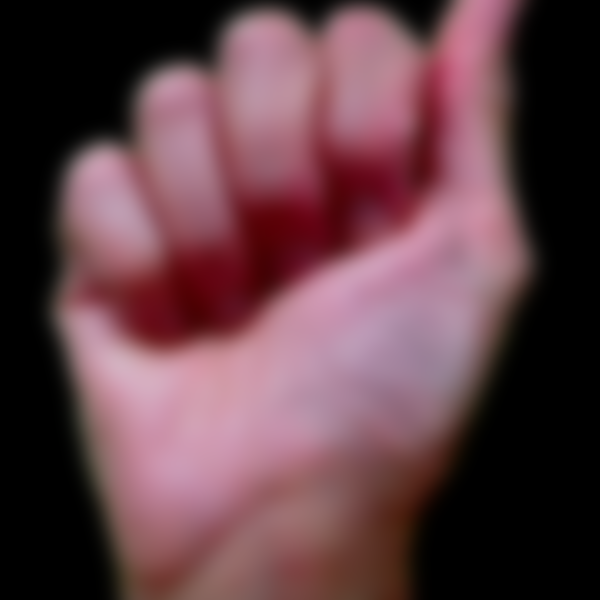
#> input picture Mult_Augments/hand1_a_dif_seg_4_cropped_aug_scaled_blurred.png, 600 x 600 px, given as the content of the folder ./handgesturedataset_part1/, which was not available
$ jupyter execute --allow-errors SaveAugmentedImgs.ipynb   (text cells are left out)
#> lines starting #> are read from the running program, lines starting #| are printed output that depends on the picture; pictures that were not available may be replaced by others from this repository, and a replacement may not be noted
[cell 1]
import numpy as np
import skimage
import matplotlib.pyplot as plt
from tempfile import TemporaryFile
from PIL import Image, ImageEnhance
from os import listdir
import imghdr
from skimage.transform import rotate, AffineTransform, warp
from skimage import filters
from torchvision import transforms
import cv2
import scipy
import random

#> (a cell that did not finish here is left out)

[cell 3]
### Load Data and Handle Preprocessing
# This code takes in a dataset and saves each image with each of the augmentations seperately

# Input: Folder with all the .png images
# Output: A Map of file names mapped to imgs
def loadImages(path):
#> called with path = './handgesturedataset_part1/'
  imagesList = listdir(path)
  imgs = {}
  for image in imagesList:
    if imghdr.what(path + image) == 'png':
      if (image[6].isalpha()): # only add 5 of each image, only add alphabetical values
        img = Image.open(path + image)
#> img is the input picture: PIL image 600x600 RGB; mean R, G, B 96.9, 63.6, 70.7
        imgs[image[0:len(image) - 4]] = img
  return imgs

# Convert png img array to array np arrays
# Input: PNG image array
# Output: a list of numpy images
def ImagesToArray(imgs):
  imgs_array = {}
  for imgName in imgs.keys():
    img_array = np.array(imgs[imgName])
    imgs_array[imgName] = img_array
  return imgs_array

# Zero pad all images
# Input: list of numpy images
# Output: numpy array of N 600x600 images with 3 channels
def shape600(imgs):
  reshaped_array = {}
  for imgName in imgs.keys():
    img = imgs[imgName]
    x_pad_width = (600 - img.shape[0])//2
    y_pad_width = (600 - img.shape[1])//2
    new_img = (np.pad(img, ((x_pad_width, x_pad_width + (img.shape[0])%2), (y_pad_width, y_pad_width+(img.shape[1]%2)), (0,0)), constant_values=img[0][0][0])).astype('uint8')
    reshaped_array[imgName] = new_img
    img_save = Image.fromarray(new_img, 'RGB')
    img_save.save('./FinalImages/' + imgName + '.png')
  return reshaped_array

def blur(imgs, sd=1):
  filtered_img = {}
  for imgName in imgs.keys():
    img = imgs[imgName]
    new_img = skimage.filters.gaussian(img, sigma=sd)
    filtered_img[imgName + '_blurred'] = new_img
    img_save = Image.fromarray((new_img * 255).astype('uint8'), 'RGB')
    img_save.save('./FinalImages/' + imgName + '_blurred' + '.png')
  return filtered_img

def Scale(imgs):
  scaled_images = {}
  for imgName in imgs.keys():
    img = imgs[imgName]
    ratio = random.choice([0.1, 0.2, 0.3, 0.4])
    x = int(ratio * 600 / 2)
    scaled = img[x:600-x, x:600-x]
    new_img = cv2.resize(scaled, dsize=(600, 600), interpolation=cv2.INTER_CUBIC)
    scaled_images[imgName + '_scaled'] = new_img
    img_save = Image.fromarray(new_img, 'RGB')
    img_save.save('./FinalImages/' + imgName + '_scaled' + '.png')
  return scaled_images


def Rotate30(imgs):
  rot30_imgs = {}
  for imgName in imgs.keys():
    img = imgs[imgName]
    rand_dir = random.choice([-1, 1])
    new_img = rotate(img, rand_dir * 30)
    rot30_imgs[imgName + '_rotated'] = new_img
    img_save = Image.fromarray((new_img * 255).astype('uint8'), 'RGB')
    img_save.save('./FinalImages/' + imgName + '_rotated' + '.png')
  return rot30_imgs

def VerticalFlip(imgs):
  flip_imgs = {}
  for imgName in imgs.keys():
    img = imgs[imgName]
    new_img = np.fliplr(img)
    flip_imgs[imgName + '_flipped'] = new_img
    img_save = Image.fromarray(new_img, 'RGB')
    img_save.save('./FinalImages/' + imgName + '_fipped' + '.png')
  return flip_imgs

def Translation(imgs):
  trans_imgs = {}
  for imgName in imgs.keys():
    img = imgs[imgName]
    rand_x = random.randrange(-150, 150, 50)
    rand_y = random.randrange(-150, 150, 50)
    transform = AffineTransform(translation=(rand_x,rand_y))
    new_img = warp(img,transform, mode="constant")
    trans_imgs[imgName + '_flipped'] = new_img
    img_save = Image.fromarray((new_img * 255).astype('uint8'), 'RGB')
    img_save.save('./FinalImages/' + imgName + '_translated' + '.png')
  return trans_imgs
####################################################

# load png_images from Data_full foler
path = "./handgesturedataset_part1/"

# images in an array named imgs
imgs_png = loadImages(path)
#> imgs_png = 1 item

# Step 1 convert png_images to np arrays
imgs_array_before = ImagesToArray(imgs_png)
#> the loop in ImagesToArray, `for imgName in imgs.keys():` made 1 pass
#> imgs_array_before = 1 item

# # Step 2 Reshape the images
imgs_array_reshaped = shape600(imgs_array_before)
#> the loop in shape600, `for imgName in imgs.keys():` made 1 pass
#> (x_pad_width, y_pad_width) on pass 1: (0, 0)
#> imgs_array_reshaped = 1 item

# # Step 3 Blur the images
blurred_imgs = blur(imgs_array_reshaped, 10)
#> the loop in blur, `for imgName in imgs.keys():` made 1 pass
#> pass 1, in blur, `new_img = skimage.filters.gaussian(img, sigma=sd)`:
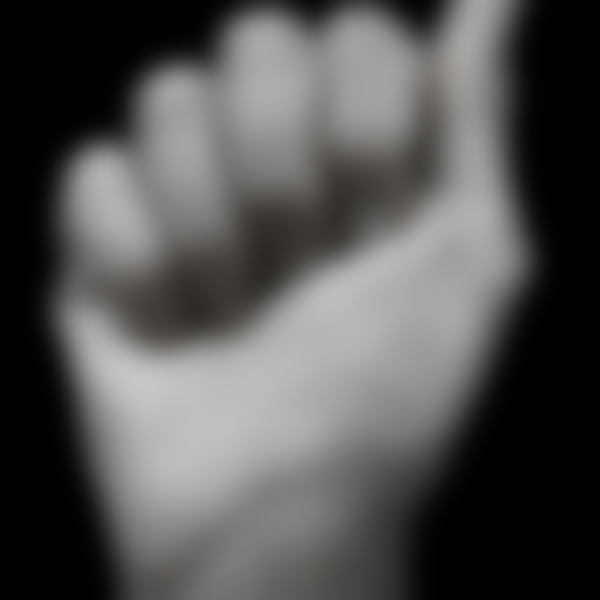
#> new_img: shape (600, 600, 3) float64; mean R, G, B 0.329, 0.325, 0.321
#> blurred_imgs = 1 item

# Step 4 Scale the images
scaled_imgs = Scale(imgs_array_reshaped)
#> the loop in Scale, `for imgName in imgs.keys():` made 1 pass
#> (ratio, x) on pass 1: (0.4, 120)
#> pass 1, in Scale, `scaled = img[x:600-x, x:600-x]`:
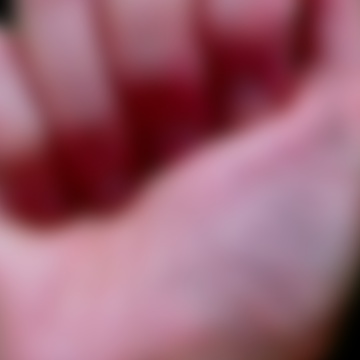
#> scaled: shape (360, 360, 3); mean R, G, B 153.8, 96.9, 112.7
#> scaled_imgs = 1 item

# Step 5 Flip the images
flipped_imgs = VerticalFlip(imgs_array_reshaped)
#> the loop in VerticalFlip, `for imgName in imgs.keys():` made 1 pass
#> pass 1, in VerticalFlip, `new_img = np.fliplr(img)`:
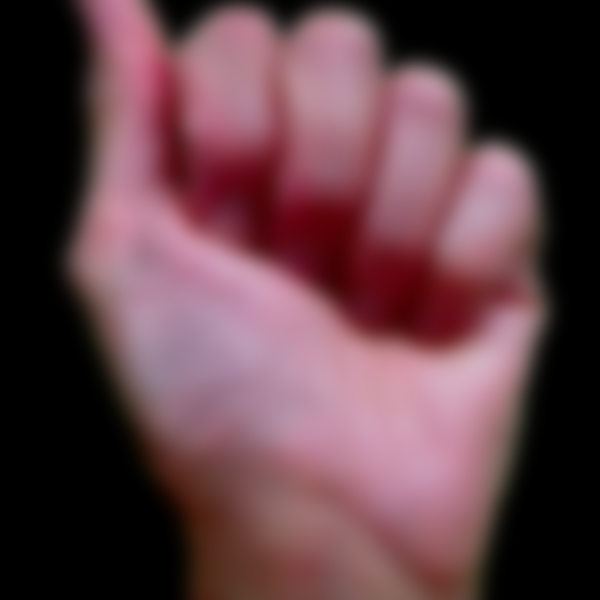
#> new_img: shape (600, 600, 3); mean R, G, B 96.9, 63.6, 70.7
#> flipped_imgs = 1 item

# Step 6 Add translation to images
translated_imgs = Translation(imgs_array_reshaped)
#> the loop in Translation, `for imgName in imgs.keys():` made 1 pass
#> (rand_x, rand_y) on pass 1: (0, -150)
#> pass 1, in Translation, `new_img = warp(img,transform, mode="constant")`:
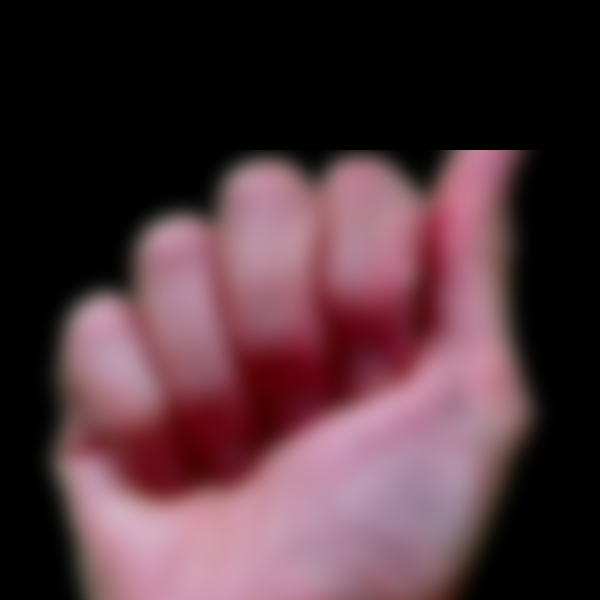
#> new_img: shape (600, 600, 3) float64; mean R, G, B 0.309, 0.203, 0.23
#> translated_imgs = 1 item

# Step 7 Rotate 30 Degrees
rotated30_imgs = Rotate30(imgs_array_reshaped)
#> the loop in Rotate30, `for imgName in imgs.keys():` made 1 pass
#> rand_dir on pass 1: 1
#> pass 1, in Rotate30, `new_img = rotate(img, rand_dir * 30)`:
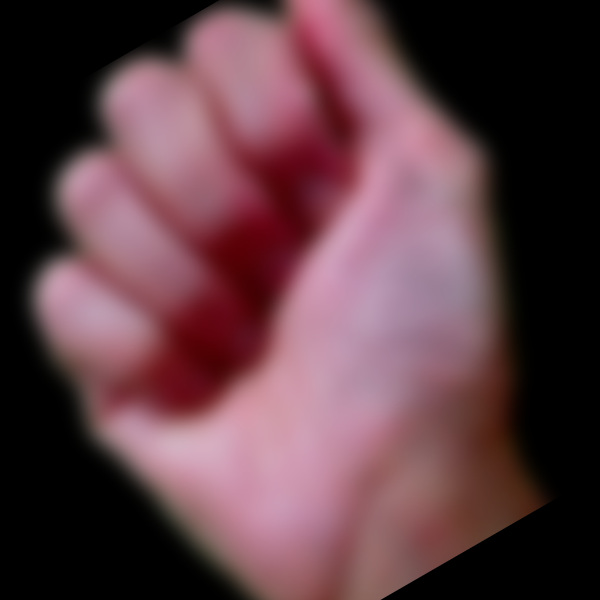
#> new_img: shape (600, 600, 3) float64; mean R, G, B 0.369, 0.242, 0.27
#> rotated30_imgs = 1 item

[cell 4]
### Load Data and Handle Preprocessing

# Input: Folder with all the .png images
# Output: A Map of file names mapped to imgs
def loadImages(path):
  imagesList = listdir(path)
  imgs = {}
  for image in imagesList:
    if imghdr.what(path + image) == 'png':
      if (image[6].isalpha()): # only add 5 of each image, only add alphabetical values
        img = Image.open(path + image)
        imgs[image[0:len(image) - 4]] = img
  return imgs

# Convert png img array to array np arrays
# Input: PNG image array
# Output: a list of numpy images
def ImagesToArray(imgs):
  imgs_array = {}
  for imgName in imgs.keys():
    img_array = np.array(imgs[imgName])
    imgs_array[imgName] = img_array
  return imgs_array

# Zero pad all images
# Input: list of numpy images
# Output: numpy array of N 600x600 images with 3 channels
def shape600(imgs):
  reshaped_array = {}
  for imgName in imgs.keys():
    img = imgs[imgName]
    x_pad_width = (600 - img.shape[0])//2
    y_pad_width = (600 - img.shape[1])//2
    new_img = (np.pad(img, ((x_pad_width, x_pad_width + (img.shape[0])%2), (y_pad_width, y_pad_width+(img.shape[1]%2)), (0,0)), constant_values=img[0][0][0])).astype('uint8')
    reshaped_array[imgName] = new_img
  return reshaped_array

def blur_1(img, sd=1):
  new_img = skimage.filters.gaussian(img, sigma=sd)
  plt.figure()
  plt.imshow(new_img)
  return new_img

def Scale_1(img):
  ratio = random.choice([0.1, 0.2, 0.3, 0.4])
  x = int(ratio * 600 / 2)
  scaled = img[x:600-x, x:600-x]
  new_img = cv2.resize(scaled, dsize=(600, 600), interpolation=cv2.INTER_CUBIC)
  return new_img


def Rotate30_1(img):
  rand_dir = random.choice([-1, 1])
  new_img = rotate(img, rand_dir * 30)
  return new_img

def VerticalFlip_1(img):
  new_img = np.fliplr(img)
  return new_img

def Translation_1(img):
  rand_x = random.randrange(-150, 150, 50)
  rand_y = random.randrange(-150, 150, 50)
  transform = AffineTransform(translation=(rand_x,rand_y))
  new_img = warp(img,transform, mode="constant")
  return new_img
####################################################

[cell 5]
path = './handgesturedataset_part1/'
save_path = './Mult_Augments/'
# images in an array named imgs
imgs_png = loadImages(path)

# Step 1 convert png_images to np arrays
imgs_array_before = ImagesToArray(imgs_png)

# # Step 2 Reshape the images
imgs_array_reshaped = shape600(imgs_array_before)
images = imgs_array_reshaped
#> images = 1 item

[cell 6]
# create test set with data augmentations
images = imgs_array_reshaped
for this_img in images.items():
  num_aug = random.choice([0, 1, 2, 3])
  new_img = this_img[1]
  img_save = Image.fromarray(new_img, 'RGB')
  img_save.save(save_path + this_img[0] + '_aug' + '.png')

  num_list = list(range(0, 5))
  random.shuffle(num_list)
  name = ''
  for n in range(num_aug):
    this_aug = num_list[n]
    new_img = Image.open(save_path + this_img[0] + '_aug' + '.png')
    new_img = np.array(new_img)

    if (this_aug == 0):
      new_img = blur_1(new_img, 10)
      name += '_blurred'
      img_save = Image.fromarray((new_img * 255).astype('uint8'), 'RGB')
    elif (this_aug == 1):
      new_img = Scale_1(new_img)
      name += '_scaled'
      img_save = Image.fromarray(new_img, 'RGB')
    elif (this_aug == 2):
      new_img = Rotate30_1(new_img)
      name += '_rotated'
      img_save = Image.fromarray((new_img * 255).astype('uint8'), 'RGB')
    elif (this_aug == 3):
      new_img = VerticalFlip_1(new_img)
      name += '_flipped'
      img_save = Image.fromarray(new_img, 'RGB')
    elif (this_aug == 4):
      new_img = Translation_1(new_img)
      name += '_translated'
      img_save = Image.fromarray((new_img * 255).astype('uint8'), 'RGB')

    img_save.save(save_path + this_img[0] + '_aug' + '.png')

    plt.figure()
    plt.imshow(new_img)
    plt.title(this_aug)

  plt.figure()
  plt.imshow(new_img)

  img_save = Image.fromarray(new_img, 'RGB')
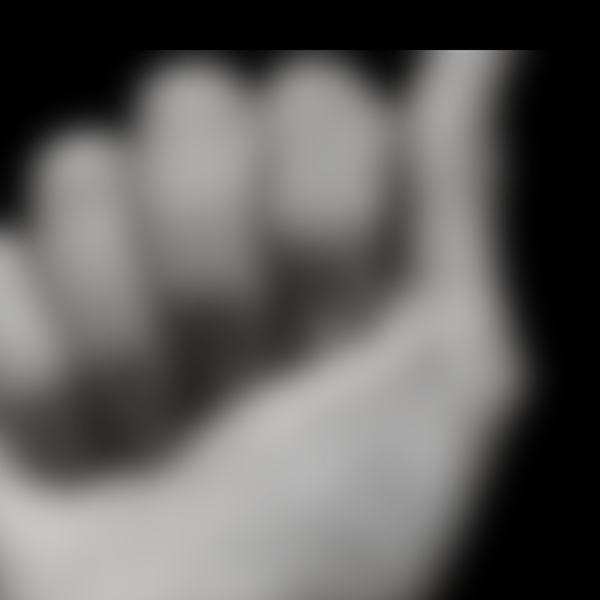
#> img_save: PIL image 600x600 RGB; mean R, G, B 96.5, 95.3, 94.2
  img_save.save(save_path + this_img[0] + '_aug' + name + '.png');
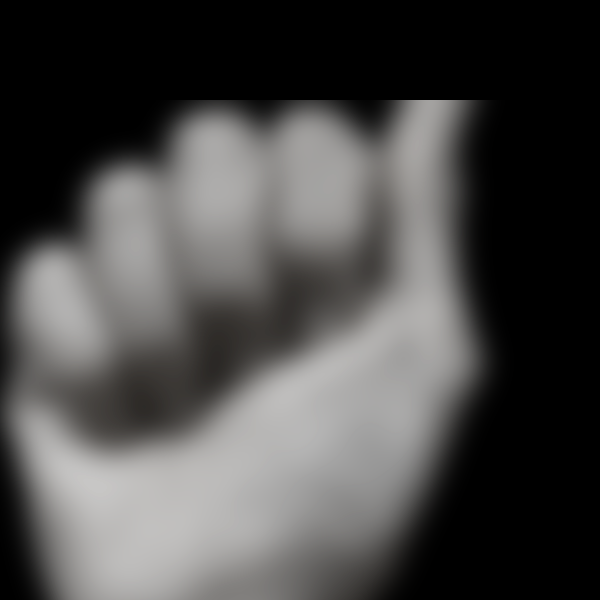
#> shown: shape (600, 600, 3) float64; mean R, G, B 0.294, 0.29, 0.287

$ run again, on Mult_Augments/hand1_b_dif_seg_4_cropped_aug_translated_blurred.png
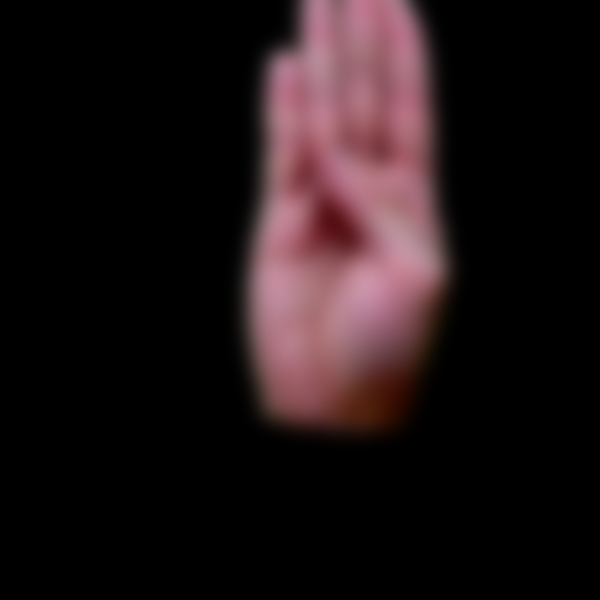
#> input picture Mult_Augments/hand1_b_dif_seg_4_cropped_aug_translated_blurred.png, 600 x 600 px, given as the content of the folder ./handgesturedataset_part1/, which was not available
#> in loadImages, img is the input picture: PIL image 600x600 RGB; mean R, G, B 30.7, 19.8, 21.5
#> imgs_png = 1 item
#> the loop in ImagesToArray, `for imgName in imgs.keys():` made 1 pass
#> the loop in shape600, `for imgName in imgs.keys():` made 1 pass
#> (x_pad_width, y_pad_width) on pass 1: (0, 0)
#> the loop in blur, `for imgName in imgs.keys():` made 1 pass
#> the loop in Scale, `for imgName in imgs.keys():` made 1 pass
#> (ratio, x) on pass 1: (0.4, 120)
#> pass 1, in Scale, `scaled = img[x:600-x, x:600-x]`:
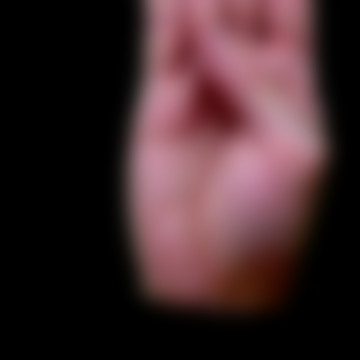
#> scaled: shape (360, 360, 3); mean R, G, B 62.5, 39.8, 42.7
#> the loop in VerticalFlip, `for imgName in imgs.keys():` made 1 pass
#> the loop in Translation, `for imgName in imgs.keys():` made 1 pass
#> (rand_x, rand_y) on pass 1: (0, -150)
#> the loop in Rotate30, `for imgName in imgs.keys():` made 1 pass
#> rand_dir on pass 1: 1
#> `[cell 6] # create test set with data augmentations images = imgs_array..`:
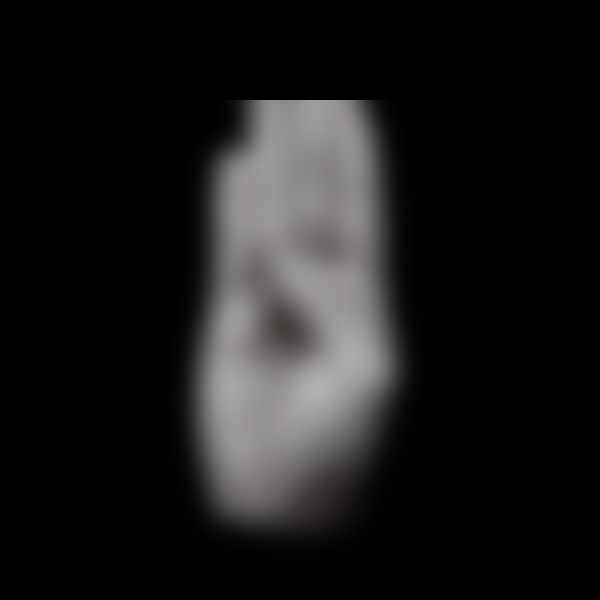
#> shown: shape (600, 600, 3) float64; mean R, G, B 0.102, 0.101, 0.0993

$ run again, on Mult_Augments/hand1_b_right_seg_1_cropped_aug_blurred_flipped_scaled.png
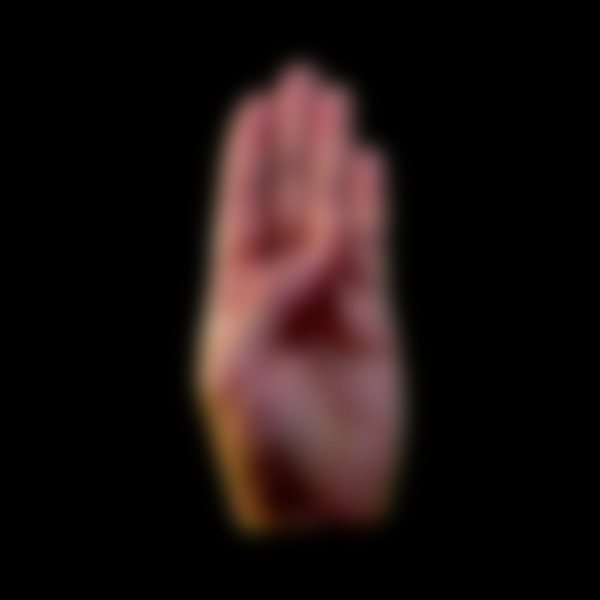
#> input picture Mult_Augments/hand1_b_right_seg_1_cropped_aug_blurred_flipped_scaled.png, 600 x 600 px, given as the content of the folder ./handgesturedataset_part1/, which was not available
#> in loadImages, img is the input picture: PIL image 600x600 RGB; mean R, G, B 28, 17.2, 16.3
#> imgs_png = 1 item
#> the loop in ImagesToArray, `for imgName in imgs.keys():` made 1 pass
#> the loop in shape600, `for imgName in imgs.keys():` made 1 pass
#> (x_pad_width, y_pad_width) on pass 1: (0, 0)
#> the loop in blur, `for imgName in imgs.keys():` made 1 pass
#> the loop in Scale, `for imgName in imgs.keys():` made 1 pass
#> (ratio, x) on pass 1: (0.4, 120)
#> pass 1, in Scale, `scaled = img[x:600-x, x:600-x]`:
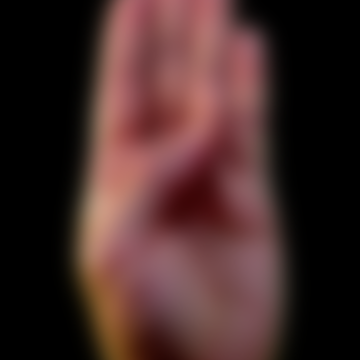
#> scaled: shape (360, 360, 3); mean R, G, B 68, 42.2, 40.5
#> the loop in VerticalFlip, `for imgName in imgs.keys():` made 1 pass
#> the loop in Translation, `for imgName in imgs.keys():` made 1 pass
#> (rand_x, rand_y) on pass 1: (0, -150)
#> the loop in Rotate30, `for imgName in imgs.keys():` made 1 pass
#> rand_dir on pass 1: 1
#> `[cell 6] # create test set with data augmentations images = imgs_array..`:
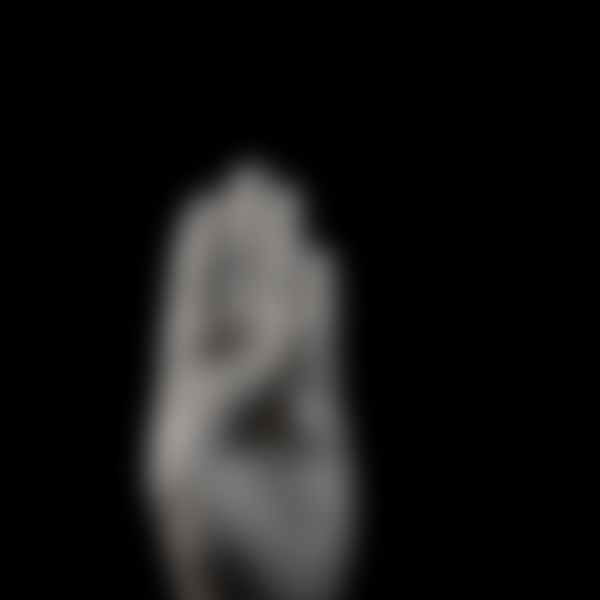
#> shown: shape (600, 600, 3) float64; mean R, G, B 0.0851, 0.0833, 0.0816

$ run again, on Mult_Augments/hand1_c_left_seg_1_cropped_aug_translated_flipped_blurred.png
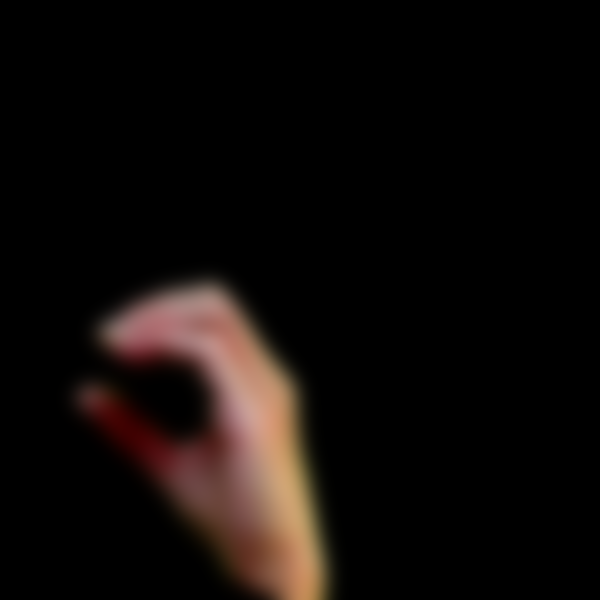
#> input picture Mult_Augments/hand1_c_left_seg_1_cropped_aug_translated_flipped_blurred.png, 600 x 600 px, given as the content of the folder ./handgesturedataset_part1/, which was not available
#> in loadImages, img is the input picture: PIL image 600x600 RGB; mean R, G, B 16, 11, 9
#> imgs_png = 1 item
#> the loop in ImagesToArray, `for imgName in imgs.keys():` made 1 pass
#> the loop in shape600, `for imgName in imgs.keys():` made 1 pass
#> (x_pad_width, y_pad_width) on pass 1: (0, 0)
#> the loop in blur, `for imgName in imgs.keys():` made 1 pass
#> the loop in Scale, `for imgName in imgs.keys():` made 1 pass
#> (ratio, x) on pass 1: (0.4, 120)
#> the loop in VerticalFlip, `for imgName in imgs.keys():` made 1 pass
#> the loop in Translation, `for imgName in imgs.keys():` made 1 pass
#> (rand_x, rand_y) on pass 1: (0, -150)
#> the loop in Rotate30, `for imgName in imgs.keys():` made 1 pass
#> rand_dir on pass 1: 1
#> `[cell 6] # create test set with data augmentations images = imgs_array..`:
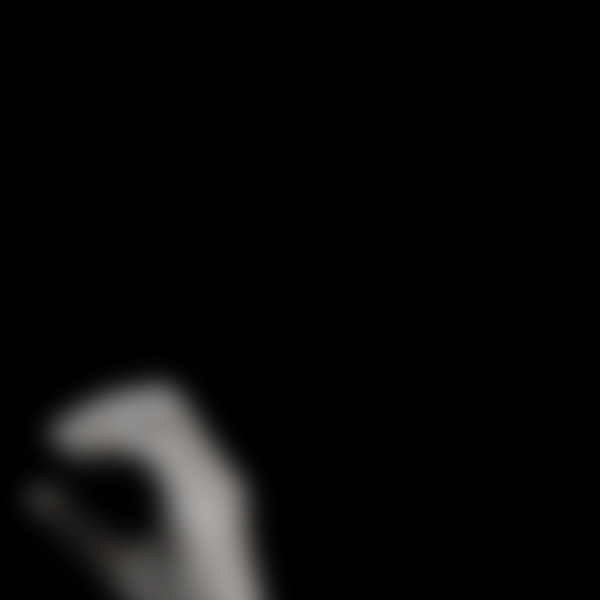
#> shown: shape (600, 600, 3) float64; mean R, G, B 0.0369, 0.0361, 0.0354
